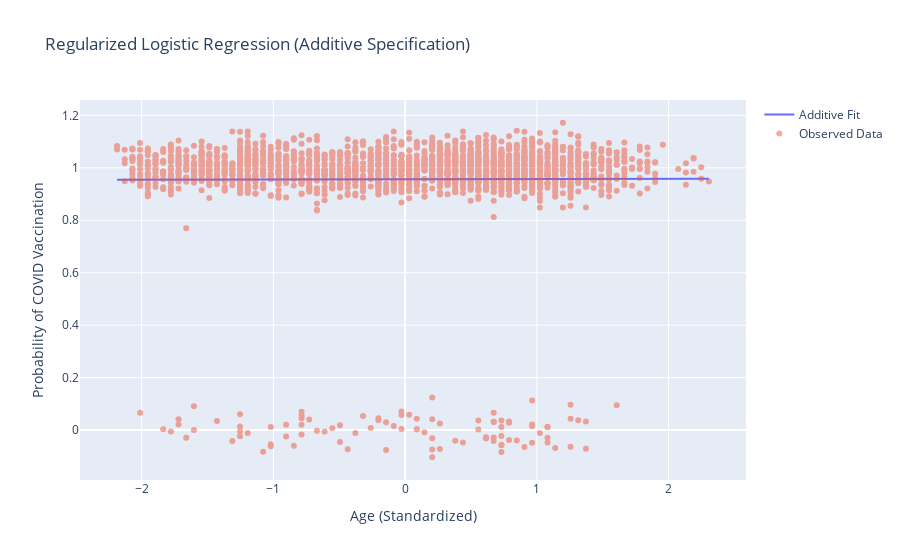
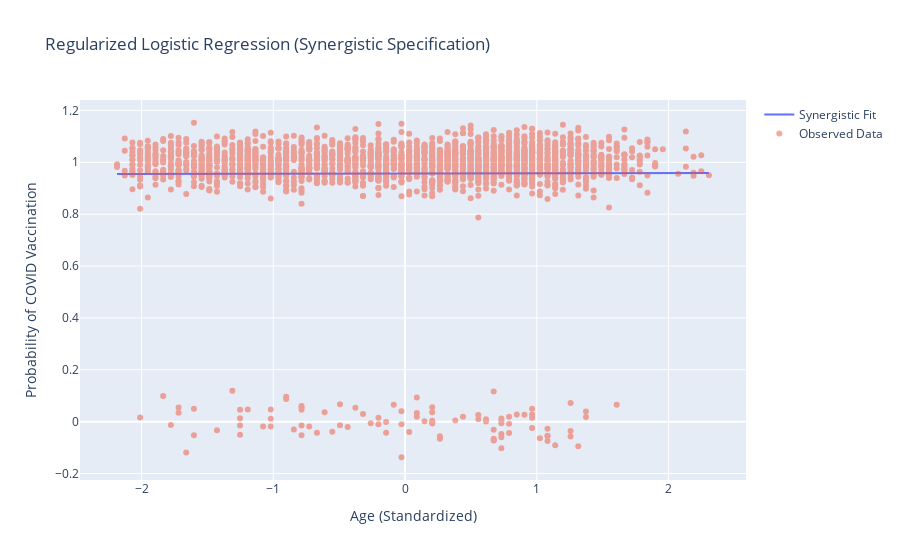

Source (notebook cell) for these figures, in order:
### Markdown cell above
## 3

### Code cell
import pandas as pd
import numpy as np
from sklearn.linear_model import LogisticRegression
from sklearn.preprocessing import StandardScaler
import plotly.graph_objects as go

# Load the data with low_memory=False to avoid dtype warnings
cscs_data = pd.read_csv('CSCS_data.csv', low_memory=False)

# Filter relevant columns and remove rows with NaN in 'COVID_vaccinated'
cscs_data_subset = cscs_data[['DEMO_age', 'COVID_vaccinated', 'PSYCH_big_five_inventory_extraverted_score']].dropna(subset=['COVID_vaccinated'])

# Convert 'COVID_vaccinated' to binary: 1 if 'Yes', 0 if 'No'
cscs_data_subset['COVID_vaccinated'] = cscs_data_subset['COVID_vaccinated'].apply(lambda x: 1 if 'Yes' in str(x) else 0)

# Remove any remaining NaN values in other columns to ensure clean data for modeling
cscs_data_subset.dropna(inplace=True)

# Standardize 'DEMO_age' and 'PSYCH_big_five_inventory_extraverted_score' to improve model performance
scaler = StandardScaler()
cscs_data_subset[['DEMO_age', 'PSYCH_big_five_inventory_extraverted_score']] = scaler.fit_transform(
    cscs_data_subset[['DEMO_age', 'PSYCH_big_five_inventory_extraverted_score']]
)

# Separate predictors (X) and target variable (y)
X_additive = cscs_data_subset[['DEMO_age', 'PSYCH_big_five_inventory_extraverted_score']]
y = cscs_data_subset['COVID_vaccinated']

# Fit a regularized logistic regression model with additive terms only (Ridge regularization)
log_reg_additive = LogisticRegression(penalty='l2', solver='liblinear', max_iter=100, random_state=0)
log_reg_additive.fit(X_additive, y)

# Retrieve additive model coefficients
print("Additive Model Coefficients:")
print("Intercept:", log_reg_additive.intercept_)
print("Coefficients:", log_reg_additive.coef_)

# Adding an interaction term for a synergistic model
cscs_data_subset['interaction'] = cscs_data_subset['DEMO_age'] * cscs_data_subset['PSYCH_big_five_inventory_extraverted_score']
X_synergistic = cscs_data_subset[['DEMO_age', 'PSYCH_big_five_inventory_extraverted_score', 'interaction']]

# Fit the synergistic model with the interaction term
log_reg_synergistic = LogisticRegression(penalty='l2', solver='liblinear', max_iter=100, random_state=0)
log_reg_synergistic.fit(X_synergistic, y)

# Retrieve synergistic model coefficients
print("\nSynergistic Model Coefficients:")
print("Intercept:", log_reg_synergistic.intercept_)
print("Coefficients:", log_reg_synergistic.coef_)

# Visualization using Plotly
# Define age range for plotting
age_range = np.linspace(cscs_data_subset['DEMO_age'].min(), cscs_data_subset['DEMO_age'].max(), 100)
extraversion_median = 0  # Median standardized score (0 after scaling)

# Predict probabilities for additive model
additive_preds = log_reg_additive.predict_proba(
    np.column_stack((age_range, np.full(100, extraversion_median)))
)[:, 1]

# Predict probabilities for synergistic model
synergistic_preds = log_reg_synergistic.predict_proba(
    np.column_stack((age_range, np.full(100, extraversion_median), age_range * extraversion_median))
)[:, 1]

# Plot: Additive Model
fig_additive = go.Figure()
fig_additive.add_trace(go.Scatter(x=age_range, y=additive_preds, mode='lines', name='Additive Fit'))
fig_additive.add_trace(go.Scatter(
    x=cscs_data_subset['DEMO_age'],
    y=cscs_data_subset['COVID_vaccinated'] + np.random.normal(0, 0.05, len(cscs_data_subset)),
    mode='markers',
    name='Observed Data',
    opacity=0.5
))
fig_additive.update_layout(title='Regularized Logistic Regression (Additive Specification)',
                           xaxis_title='Age (Standardized)',
                           yaxis_title='Probability of COVID Vaccination')
fig_additive.show()

# Plot: Synergistic Model
fig_synergistic = go.Figure()
fig_synergistic.add_trace(go.Scatter(x=age_range, y=synergistic_preds, mode='lines', name='Synergistic Fit'))
fig_synergistic.add_trace(go.Scatter(
    x=cscs_data_subset['DEMO_age'],
    y=cscs_data_subset['COVID_vaccinated'] + np.random.normal(0, 0.05, len(cscs_data_subset)),
    mode='markers',
    name='Observed Data',
    opacity=0.5
))
fig_synergistic.update_layout(title='Regularized Logistic Regression (Synergistic Specification)',
                              xaxis_title='Age (Standardized)',
                              yaxis_title='Probability of COVID Vaccination')
fig_synergistic.show()

### Figure 1 — Plotly figure (JSON) as saved in the notebook; plotly's stock layout.template omitted (floating-point values rounded to 4 significant figures; data arrays with more than 128 entries replaced by an {"elided": "..."} marker saying what was removed)
{"data": [{"mode": "lines", "name": "Additive Fit", "type": "scatter", "x": [-2.186, -2.141, -2.096, -2.05, -2.005, -1.959, -1.914, -1.869, -1.823, -1.778, -1.732, -1.687, -1.642, -1.596, -1.551, -1.506, -1.46, -1.415, -1.369, -1.324, -1.279, -1.233, -1.188, -1.143, -1.097, -1.052, -1.006, -0.961, -0.9156, -0.8702, -0.8249, -0.7795, -0.7341, -0.6887, -0.6433, -0.5979, -0.5526, -0.5072, -0.4618, -0.4164, -0.371, -0.3257, -0.2803, -0.2349, -0.1895, -0.1441, -0.09875, -0.05336, -0.007983, 0.0374, 0.08278, 0.1282, 0.1735, 0.2189, 0.2643, 0.3097, 0.3551, 0.4005, 0.4458, 0.4912, 0.5366, 0.582, 0.6274, 0.6727, 0.7181, 0.7635, 0.8089, 0.8543, 0.8997, 0.945, 0.9904, 1.036, 1.081, 1.127, 1.172, 1.217, 1.263, 1.308, 1.353, 1.399, 1.444, 1.49, 1.535, 1.58, 1.626, 1.671, 1.717, 1.762, 1.807, 1.853, 1.898, 1.943, 1.989, 2.034, 2.08, 2.125, 2.17, 2.216, 2.261, 2.306], "y": [0.9549, 0.9549, 0.9549, 0.955, 0.955, 0.955, 0.9551, 0.9551, 0.9551, 0.9552, 0.9552, 0.9553, 0.9553, 0.9553, 0.9554, 0.9554, 0.9554, 0.9555, 0.9555, 0.9555, 0.9556, 0.9556, 0.9557, 0.9557, 0.9557, 0.9558, 0.9558, 0.9558, 0.9559, 0.9559, 0.9559, 0.956, 0.956, 0.956, 0.9561, 0.9561, 0.9561, 0.9562, 0.9562, 0.9563, 0.9563, 0.9563, 0.9564, 0.9564, 0.9564, 0.9565, 0.9565, 0.9565, 0.9566, 0.9566, 0.9566, 0.9567, 0.9567, 0.9567, 0.9568, 0.9568, 0.9569, 0.9569, 0.9569, 0.957, 0.957, 0.957, 0.9571, 0.9571, 0.9571, 0.9572, 0.9572, 0.9572, 0.9573, 0.9573, 0.9573, 0.9574, 0.9574, 0.9574, 0.9575, 0.9575, 0.9575, 0.9576, 0.9576, 0.9576, 0.9577, 0.9577, 0.9577, 0.9578, 0.9578, 0.9579, 0.9579, 0.9579, 0.958, 0.958, 0.958, 0.9581, 0.9581, 0.9581, 0.9582, 0.9582, 0.9582, 0.9583, 0.9583, 0.9583]}, {"mode": "markers", "name": "Observed Data", "opacity": 0.5, "type": "scatter", "x": {"elided": "2278 float values"}, "y": {"elided": "2278 float values"}}], "layout": {"title": {"text": "Regularized Logistic Regression (Additive Specification)"}, "xaxis": {"title": {"text": "Age (Standardized)"}}, "yaxis": {"title": {"text": "Probability of COVID Vaccination"}}}}

### Figure 2 — Plotly figure (JSON) as saved in the notebook; plotly's stock layout.template omitted (floating-point values rounded to 4 significant figures; data arrays with more than 128 entries replaced by an {"elided": "..."} marker saying what was removed)
{"data": [{"mode": "lines", "name": "Synergistic Fit", "type": "scatter", "x": [-2.186, -2.141, -2.096, -2.05, -2.005, -1.959, -1.914, -1.869, -1.823, -1.778, -1.732, -1.687, -1.642, -1.596, -1.551, -1.506, -1.46, -1.415, -1.369, -1.324, -1.279, -1.233, -1.188, -1.143, -1.097, -1.052, -1.006, -0.961, -0.9156, -0.8702, -0.8249, -0.7795, -0.7341, -0.6887, -0.6433, -0.5979, -0.5526, -0.5072, -0.4618, -0.4164, -0.371, -0.3257, -0.2803, -0.2349, -0.1895, -0.1441, -0.09875, -0.05336, -0.007983, 0.0374, 0.08278, 0.1282, 0.1735, 0.2189, 0.2643, 0.3097, 0.3551, 0.4005, 0.4458, 0.4912, 0.5366, 0.582, 0.6274, 0.6727, 0.7181, 0.7635, 0.8089, 0.8543, 0.8997, 0.945, 0.9904, 1.036, 1.081, 1.127, 1.172, 1.217, 1.263, 1.308, 1.353, 1.399, 1.444, 1.49, 1.535, 1.58, 1.626, 1.671, 1.717, 1.762, 1.807, 1.853, 1.898, 1.943, 1.989, 2.034, 2.08, 2.125, 2.17, 2.216, 2.261, 2.306], "y": [0.9552, 0.9552, 0.9552, 0.9553, 0.9553, 0.9553, 0.9554, 0.9554, 0.9554, 0.9555, 0.9555, 0.9555, 0.9556, 0.9556, 0.9556, 0.9557, 0.9557, 0.9557, 0.9558, 0.9558, 0.9558, 0.9559, 0.9559, 0.9559, 0.9559, 0.956, 0.956, 0.956, 0.9561, 0.9561, 0.9561, 0.9562, 0.9562, 0.9562, 0.9563, 0.9563, 0.9563, 0.9564, 0.9564, 0.9564, 0.9565, 0.9565, 0.9565, 0.9566, 0.9566, 0.9566, 0.9567, 0.9567, 0.9567, 0.9568, 0.9568, 0.9568, 0.9569, 0.9569, 0.9569, 0.9569, 0.957, 0.957, 0.957, 0.9571, 0.9571, 0.9571, 0.9572, 0.9572, 0.9572, 0.9573, 0.9573, 0.9573, 0.9574, 0.9574, 0.9574, 0.9575, 0.9575, 0.9575, 0.9576, 0.9576, 0.9576, 0.9576, 0.9577, 0.9577, 0.9577, 0.9578, 0.9578, 0.9578, 0.9579, 0.9579, 0.9579, 0.958, 0.958, 0.958, 0.9581, 0.9581, 0.9581, 0.9581, 0.9582, 0.9582, 0.9582, 0.9583, 0.9583, 0.9583]}, {"mode": "markers", "name": "Observed Data", "opacity": 0.5, "type": "scatter", "x": {"elided": "2278 float values"}, "y": {"elided": "2278 float values"}}], "layout": {"title": {"text": "Regularized Logistic Regression (Synergistic Specification)"}, "xaxis": {"title": {"text": "Age (Standardized)"}}, "yaxis": {"title": {"text": "Probability of COVID Vaccination"}}}}
